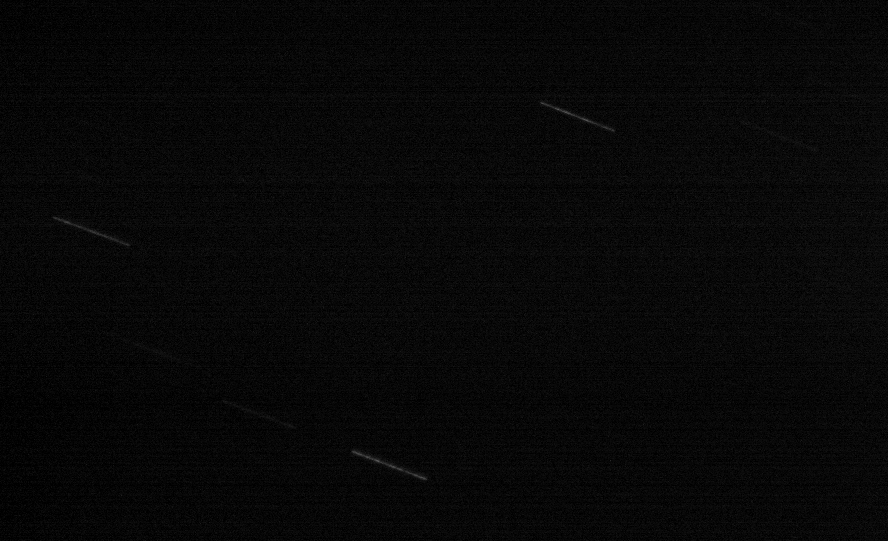
#> input picture -21.png, 888 x 541 px
$ jupyter execute --allow-errors Untitled5.ipynb   (shell and % lines are left out)
#> lines starting #> are read from the running program, lines starting #| are printed output that depends on the picture; after the words box and inside, x2 and y2 are one past the last pixel; in counts of white or black regions, pixels touching at a corner belong together
[cell 1]
import PIL.Image as Image
import numpy as np
import matplotlib
import matplotlib.pyplot as plt
import cv2

[cell 2]
img = cv2.imread('-21.png', 0)
#> img is the input picture: shape (541, 888); min 0, max 90, mean 7.7
img.shape
#> Out = (541, 888)

[cell 3]
# This import registers the 3D projection, but is otherwise unused.
from mpl_toolkits.mplot3d import Axes3D  # noqa: F401 unused import

import matplotlib.pyplot as plt
from matplotlib import cm
from matplotlib.ticker import LinearLocator, FormatStrFormatter
import numpy as np


fig = plt.figure(dpi = 200)
#> (the rest of this cell did not finish here and is left out)

[cell 4]
plt.figure(dpi = 200)
plt.imshow(img, cmap = 'gray')

[cell 5]
print(img.shape)
#| (541, 888)
img = cv2.medianBlur(img, 5)
img_median = cv2.blur(img, (15, 15))
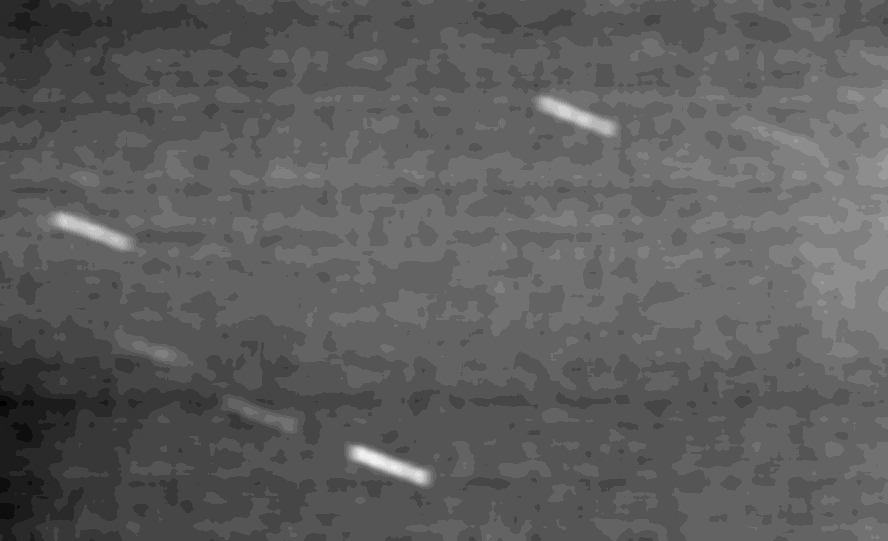
#> img_median: shape (541, 888); min 1, max 19, mean 7.61; drawn with min black and max white
img = img.astype(np.short)
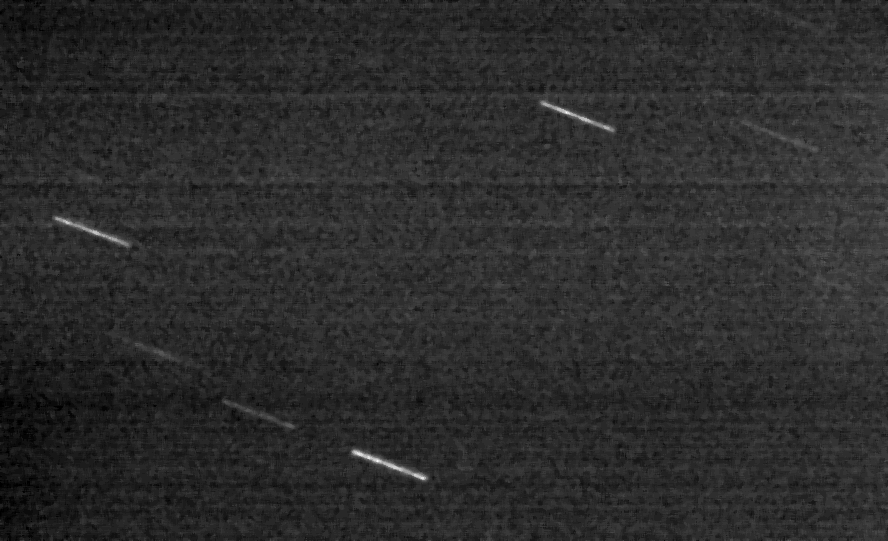
#> img: shape (541, 888) int16; min 0, max 44, mean 7.6; drawn with min black and max white
img_median = img_median.astype(np.short)
img_diff = img - img_median
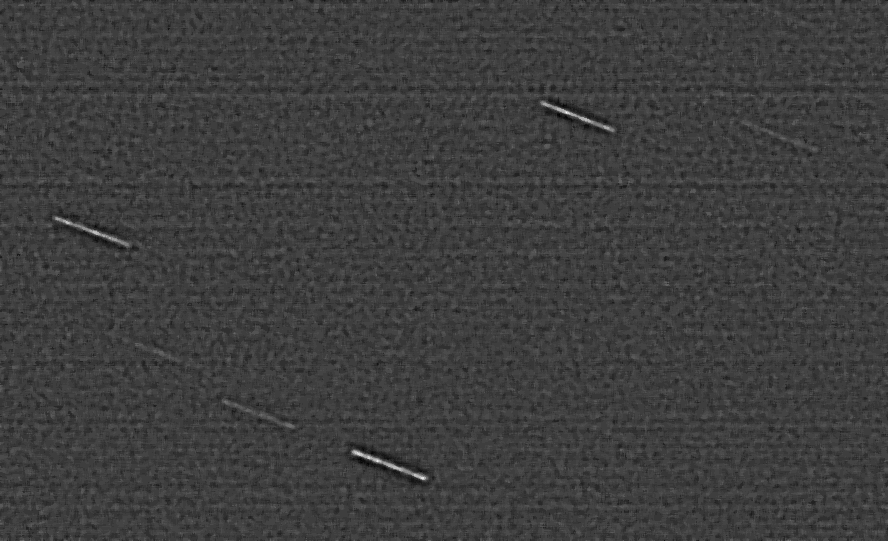
#> img_diff: shape (541, 888) int16; min -9, max 28, mean 0; drawn with min black and max white
img_diff[:10, :10]

[cell 6]
fig = plt.figure(dpi = 200)
#> (the rest of this cell did not finish here and is left out)

[cell 7]
for i in range(img_diff.shape[0]):
    for j in range(img_diff.shape[1]):
        if img_diff[i, j] < 2:
            img_diff[i, j] = 0
img_diff = img_diff.astype(np.uint8)
plt.figure()
plt.imshow(img_diff, cmap = 'gray')
img_diff[:50, 30:50]

[cell 8]
plt.figure(dpi = 200)
plt.imshow(img_median, cmap = 'gray')

[cell 9]
img2 = img > img_median
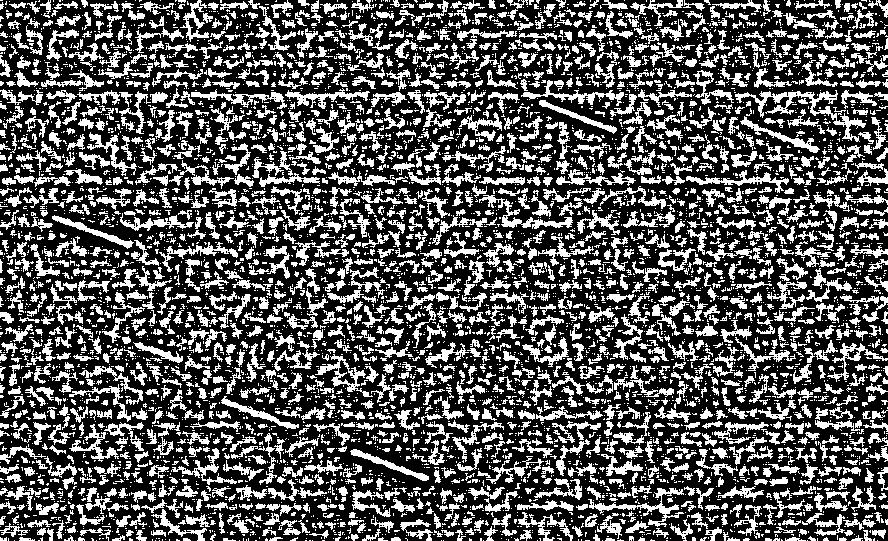
#> img2: shape (541, 888) bool; 33.8% white; 6345 white regions (4594 under 20 px), largest, box (x1, y1, x2, y2) and area: (735, 90, 866, 142) 1224, (588, 488, 684, 527) 761, (479, 195, 573, 229) 682
#> (the rest of this cell did not finish here and is left out)

$ run again, with -27.png copied over -21.png
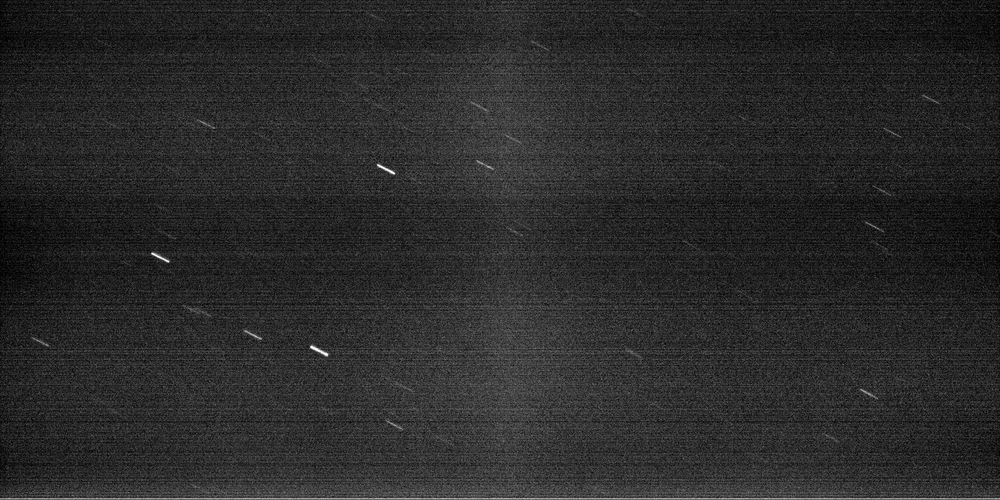
#> input picture -27.png, 1000 x 500 px, shrunk from 2048 x 1024 before the run
#> img is the input picture: shape (500, 1000); min 0, max 255, mean 42.1
#| (500, 1000)
#> after the loop `for i in range(img_diff.shape[0]):`:
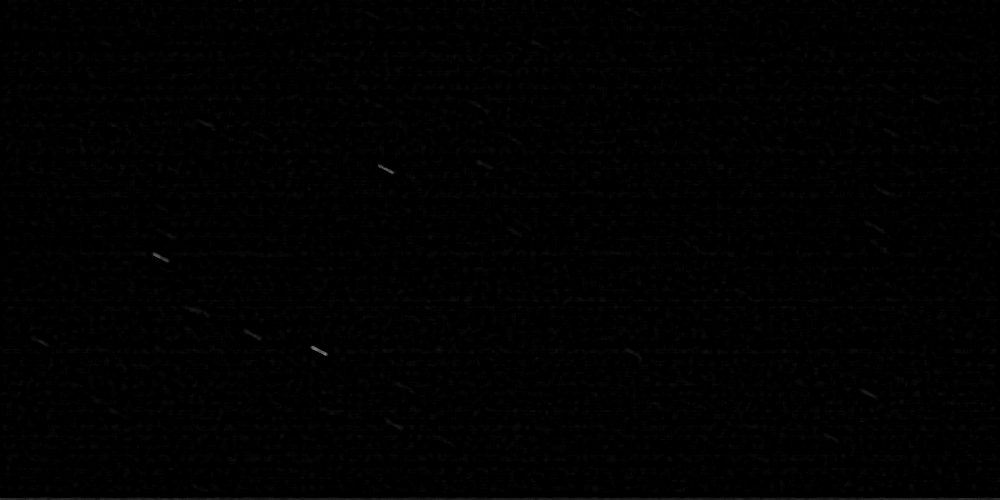
#> img_diff: shape (500, 1000) int16; min 0, max 137, mean 1.3
#> `img2 = img > img_median`:
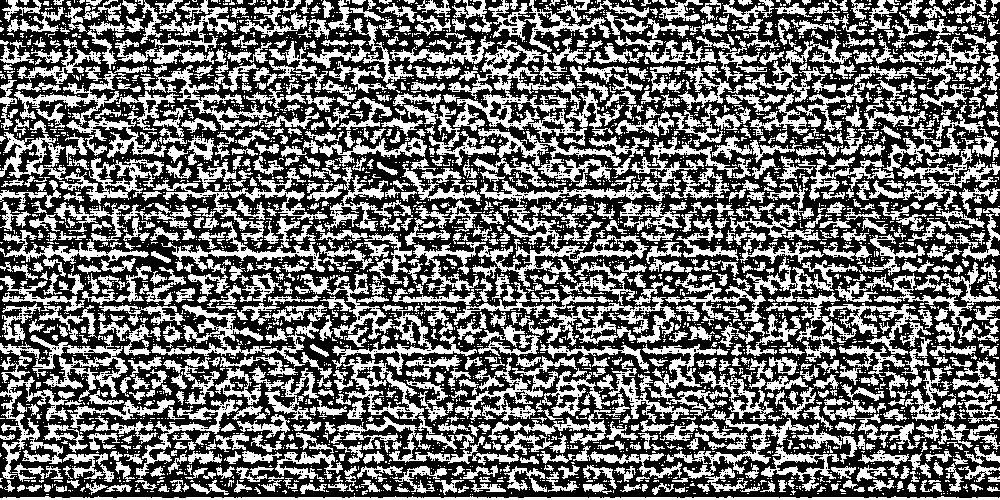
#> img2: shape (500, 1000) bool; 42.8% white; 4292 white regions (3263 under 20 px), largest, box (x1, y1, x2, y2) and area: (0, 496, 1000, 500) 2840, (0, 335, 128, 402) 2505, (473, 128, 621, 188) 2485

$ run again, with -84.png copied over -21.png
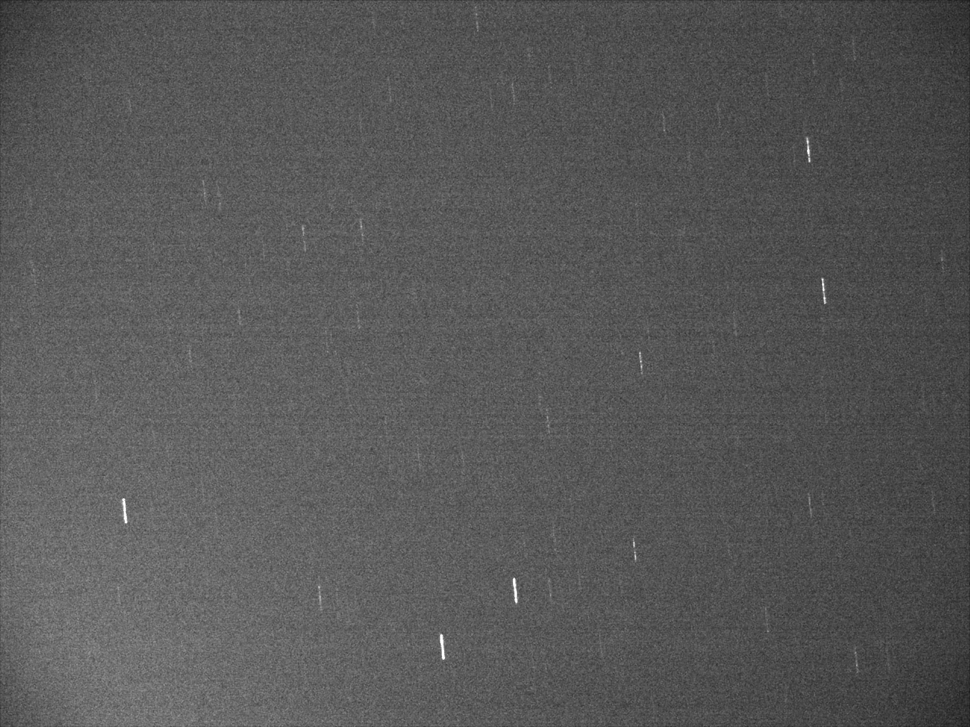
#> input picture -84.png, 970 x 727 px, shrunk from 1280 x 960 before the run
#> img is the input picture: shape (727, 970); min 26, max 255, mean 87.3
#| (727, 970)
#> `img_diff = img - img_median`:
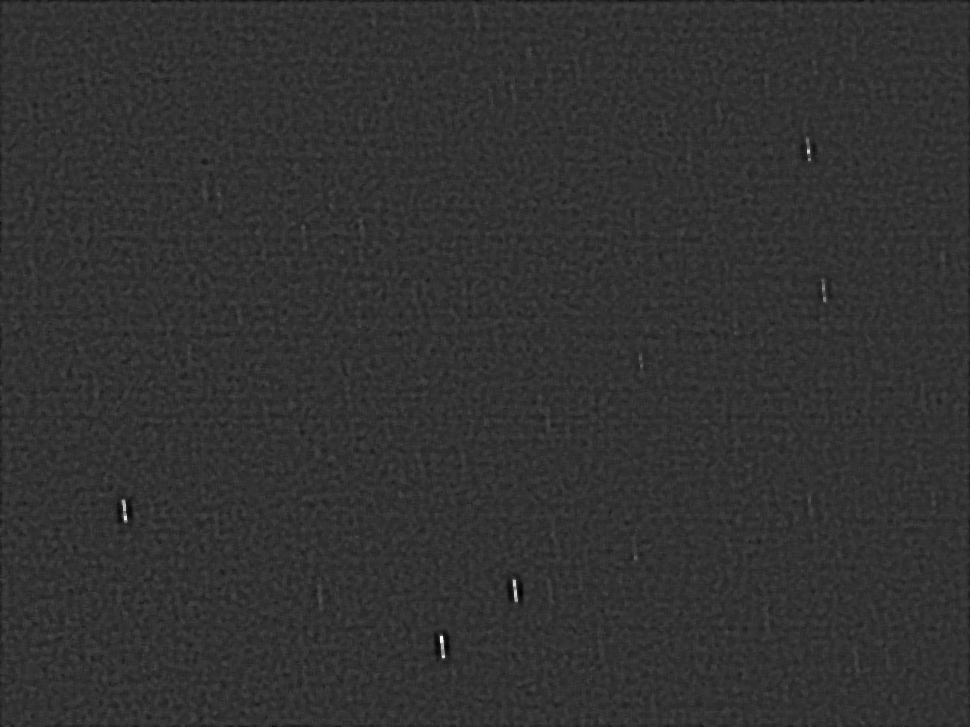
#> img_diff: shape (727, 970) int16; min -27, max 109, mean 0; drawn with min black and max white
#> `img2 = img > img_median`:
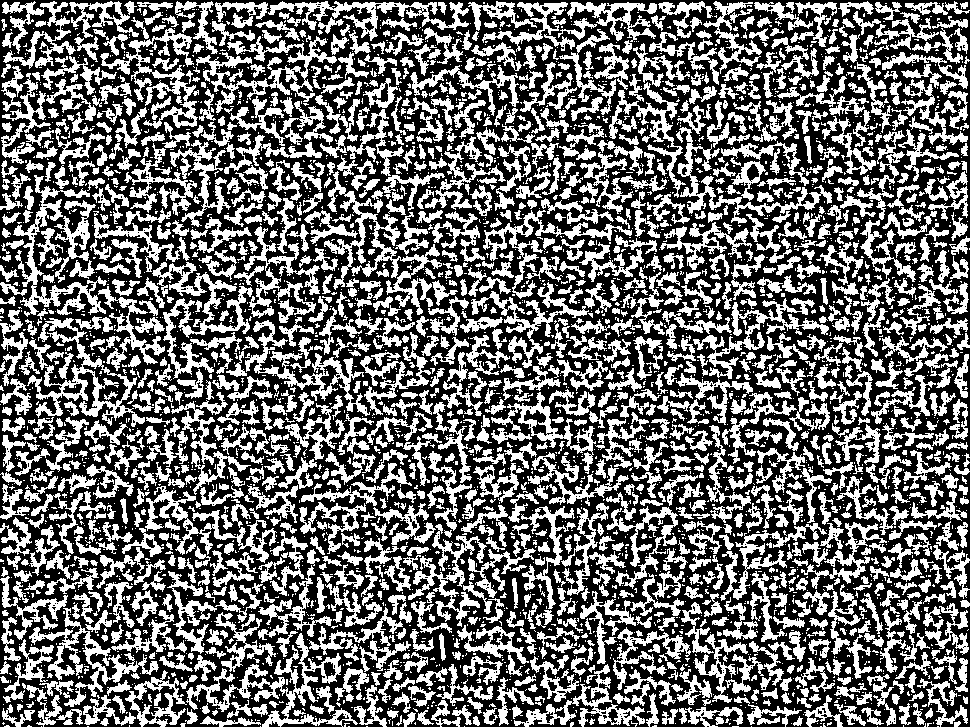
#> img2: shape (727, 970) bool; 42.2% white; 3989 white regions (2544 under 20 px), largest, box (x1, y1, x2, y2) and area: (186, 633, 358, 727) 3279, (324, 171, 442, 315) 3192, (152, 262, 253, 379) 2948

$ run again, with -85.png copied over -21.png
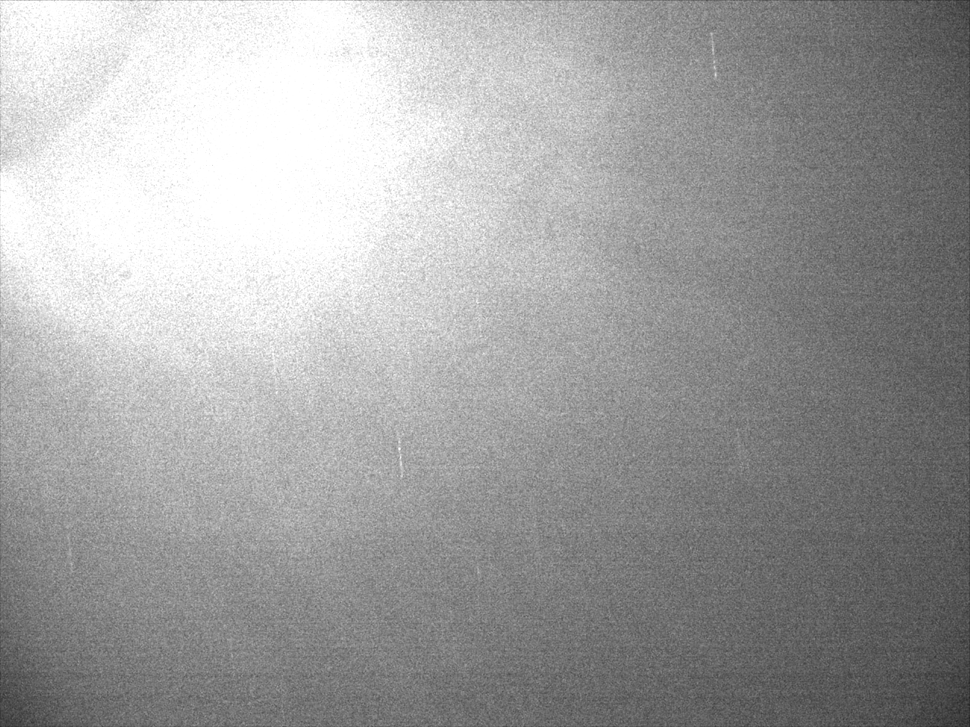
#> input picture -85.png, 970 x 727 px, shrunk from 1280 x 960 before the run
#> img is the input picture: shape (727, 970); min 36, max 255, mean 160.5
#| (727, 970)
#> after the loop `for i in range(img_diff.shape[0]):`:
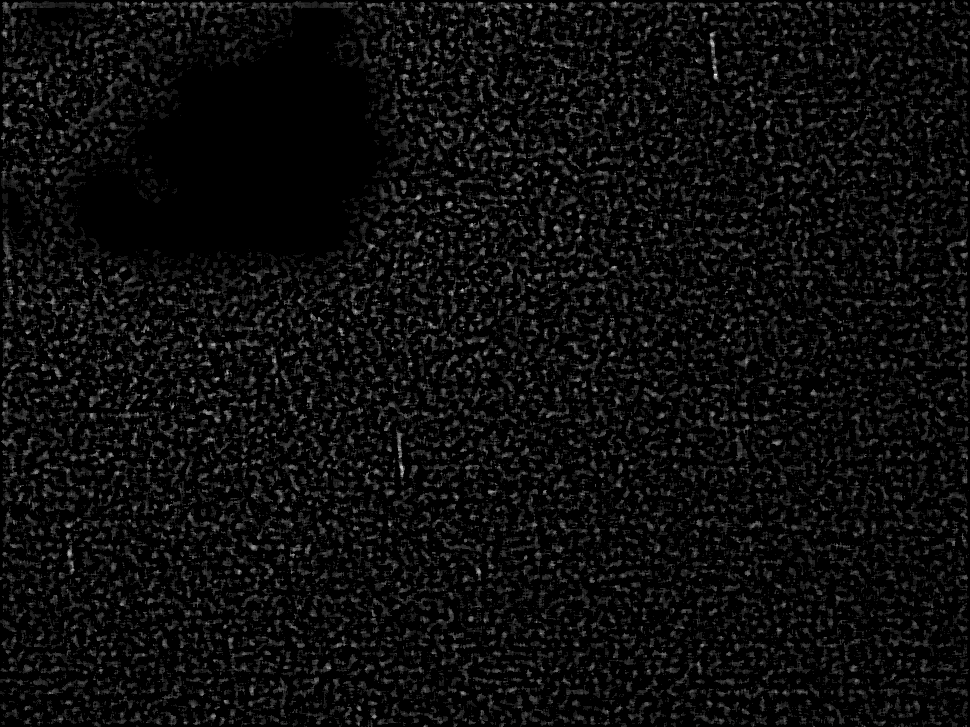
#> img_diff: shape (727, 970) int16; min 0, max 22, mean 1.1; drawn with min black and max white
#> `img2 = img > img_median`:
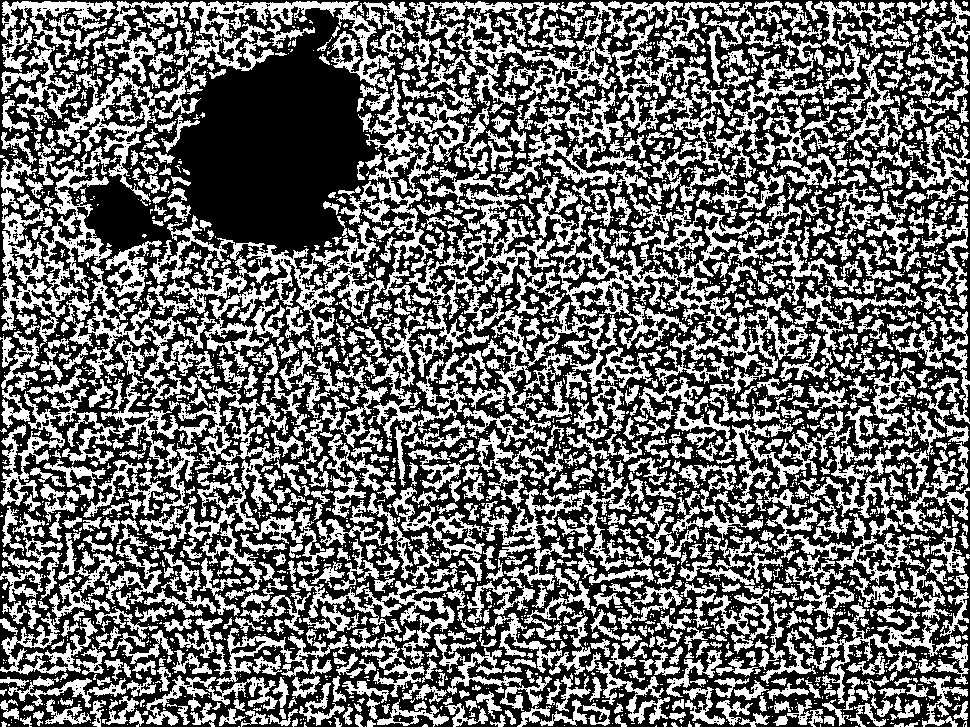
#> img2: shape (727, 970) bool; 42.4% white; 3376 white regions (2255 under 20 px), largest, box (x1, y1, x2, y2) and area: (536, 201, 762, 349) 8123, (149, 215, 385, 349) 6442, (1, 146, 112, 331) 5893
